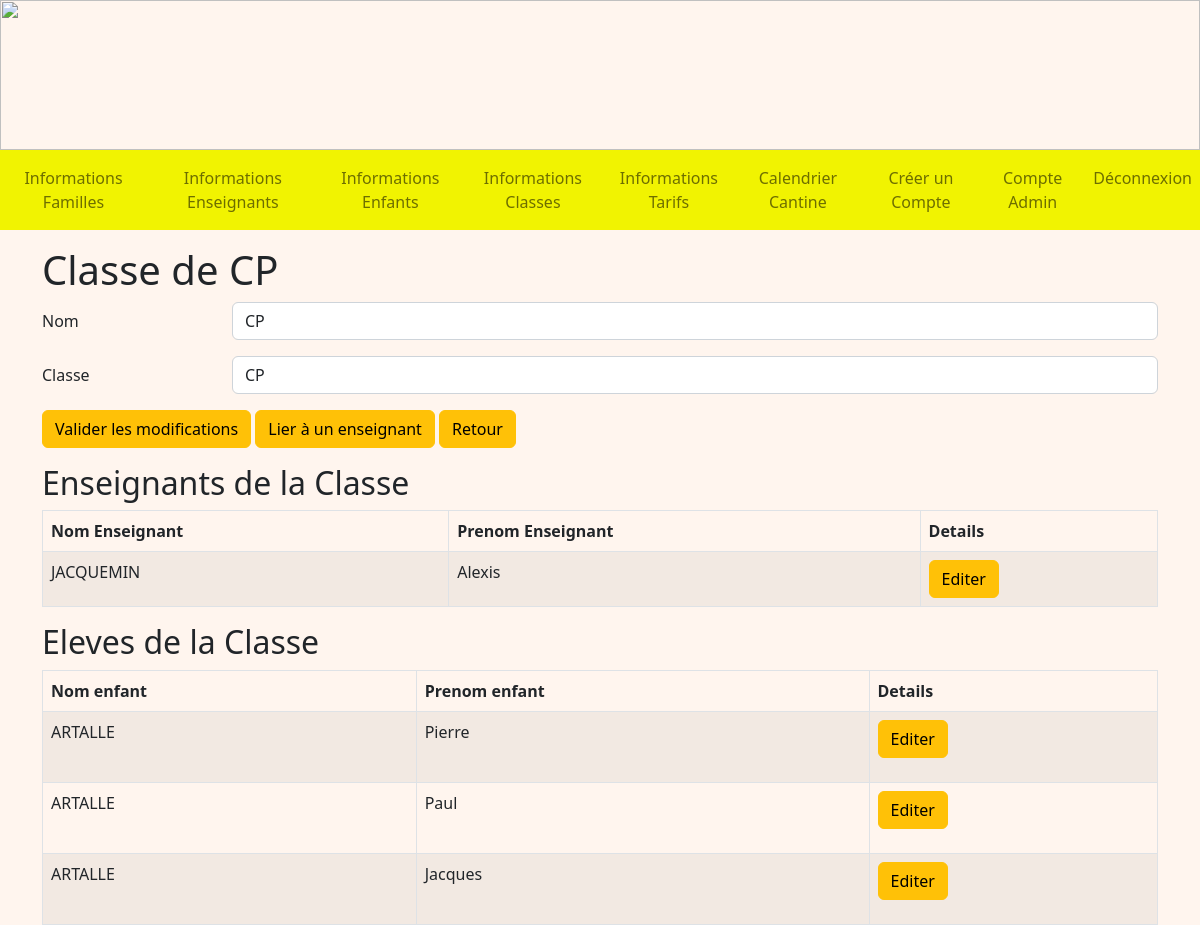
Before: /detailsClasse/1 (signed in) with the older database file.
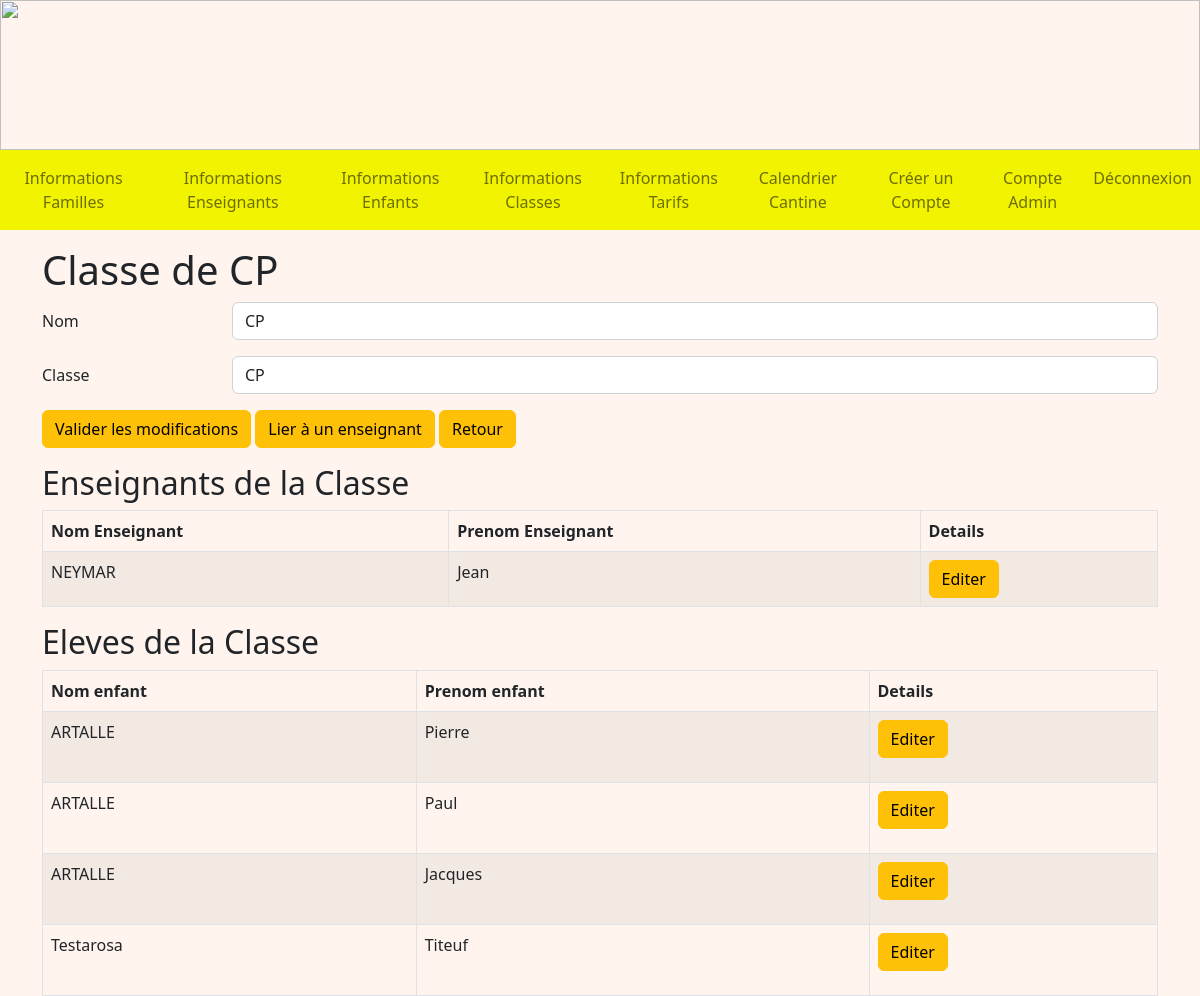
After: the same page with the newer database file.
### tables this page shows
CREATE TABLE Enseignant (
  code_enseignant integer primary key autoincrement,
  nom_enseignant TEXT NOT NULL,
  prenom_enseignant TEXT NOT NULL,
  identifiant TEXT NOT NULL,
  FOREIGN KEY (identifiant) REFERENCES Compte(identifiant)
);

CREATE TABLE Enfant (
  code_enfant integer primary key autoincrement,
  nom_enfant TEXT NOT NULL,
  prenom_enfant TEXT NOT NULL,
  code_tarif integer NOT NULL,
  code_classe integer NOT NULL,
  code_representant integer NOT NULL,
  code_formule integer NOT NULL,
  FOREIGN KEY (code_tarif) REFERENCES Tarif(code_tarif),
  FOREIGN KEY (code_classe) REFERENCES Classe(code_classe),
  FOREIGN KEY (code_representant) REFERENCES Representant(code_representant)
  FOREIGN KEY (code_formule) REFERENCES Formule(code_formule)
);

### admin.py (the view)
@app.route('/detailsClasse/<int:code_classe>', methods = ["GET", "POST"])
@login_required
def detailsClasse(code_classe):
    db = get_db()
    cur = db.cursor()
    user = cur.execute("SELECT type_compte FROM Compte WHERE identifiant = ?", (flask_login.current_user.name, )).fetchone()
    if user[0] == 'Admin':
        enseignants = cur.execute("SELECT E.nom_enseignant, E.prenom_enseignant, E.code_enseignant FROM Enseignant AS E INNER JOIN Enseigne AS Ens ON E.code_enseignant = Ens.code_enseignant WHERE code_classe = ?", (code_classe, )).fetchall()
        classe = cur.execute("SELECT nom_classe, code_classe, code_type FROM Classe WHERE code_classe = ?", (code_classe, )).fetchone()
        types = cur.execute ("SELECT * FROM TypeDeClasse").fetchall()
        enfants = cur.execute("SELECT nom_enfant, prenom_enfant, code_enfant FROM Enfant WHERE code_classe = ?", (code_classe, )).fetchall()
        if request.method == "POST":
            cur.execute("UPDATE Classe SET nom_classe = ?, code_type = ? WHERE code_classe = ?", (request.form["name"], request.form["classe"], code_classe, ))
            db.commit()
            return redirect(url_for('infosClasses'))
        return render_template('A_detailsClasse.html', enseignants = enseignants, enfants = enfants, classe = classe, types = types)
    if user[0] == 'Enseignant':
        return redirect(url_for('accueilEnseignant'))
    return redirect(url_for('accueil'))

### main.py (called while the page is built)
@login_manager.user_loader
def load_user(user_id):
    db = get_db()
    cur = db.cursor()
    user = cur.execute('SELECT identifiant, mot_de_passe FROM Compte WHERE identifiant=?', (user_id, )).fetchone()
    return User(user[0], user[1])

def get_db():
    if 'db' not in g:
        g.db = sqlite3.connect(DATABASE)
    return g.db

@app.teardown_appcontext
def close_connection(exception):
    db = g.pop('db', None)
    if db is not None:
        db.close()

### templates/A_detailsClasse.html (shortened to what this page needs)
<!DOCTYPE html>
<html>
<head>
    {% extends "A_layout.html" %}
    {% block content %}
    <div class="container mt-3">
        <h1>Classe de {{ classe[0] }}</h1>
        <form method="POST" class="mb-3">
            <div class="row mb-3">
                <label for="name" class="col-sm-2 col-form-label">Nom</label>
                <div class="col-sm-10">
                    <input name="name" type="name" class="form-control" id="name" value="{{classe[0]}}" required>
                </div>
            </div>
            <div class="row mb-3">
                <label for="classe" class="col-sm-2  col-form-label">Classe</label>
                <div class="col-sm-10">
                    <select name="classe" class="form-control" id="classe">
                        {% for type in types %}
                        {% if classe[2] == type[0] %}
                        <option value="{{ type[0] }}" selected>{{ type[2] }}</option>
                        {% else %}
                        <option value="{{ type[0] }}">{{ type[2] }}</option>
                        {% endif %}
                        {% endfor %}
                    </select>
                </div>
            </div>
            <button type="submit" class="btn btn-warning">Valider les modifications</button>
            <a href="/lierEnseignant/{{ classe[1] }}" class="btn btn-warning">Lier à un enseignant</a>
            <a href="/infosClasses" class="btn btn-warning">Retour</a>
        </form>
        {% if enseignants%}
        <h2>Enseignants de la Classe</h2>
        <table class="table table-bordered table-striped">
            <thead>
                <tr>
                    <th scope="col">Nom Enseignant</th>
                    <th scope="col">Prenom Enseignant</th>
                    <th scope="col">Details</th>
                </tr>
            </thead>
            <tbody>
                {% for enseignant in enseignants %}
                <tr>
                    <td>{{ enseignant[0] }}</td>
                    <td>{{ enseignant[1] }}</td>
                    <td>
                        <a href="/detailsEnseignant/{{ enseignant[2] }}" class="btn btn-warning">Editer</a>
                    </td>
                </tr>
                {% endfor %}
            </tbody>
        </table>
        {%endif%}
        {% if enfants %}
        <h2>Eleves de la Classe</h2>
        <table class="table table-bordered table-striped">
            <thead>
                <tr>
                    <th scope="col">Nom enfant</th>
                    <th scope="col">Prenom enfant</th>
                    <th scope="col">Details</th>
                </tr>
            </thead>
            <tbody>
                {% for enfant in enfants %}
                <tr>
                    <td>{{ enfant[0] }}</td>
                    <td>{{ enfant[1] }}</td>
                    <td>
                        <a href="/detailsEnfant/{{ enfant[2] }}" class="btn btn-warning mb-3">Editer</a>
                    </td>
                </tr>
                {% endfor %}
            </tbody>
        </table>
        {% endif %}
    </div>
    {% endblock %}

Changed rows visible on the page:
no longer on this page (row unchanged): Enseignant: nom_enseignant "JACQUEMIN", prenom_enseignant "Alexis"
now on this page (row unchanged): Enseignant: nom_enseignant "NEYMAR", prenom_enseignant "Jean"
added Enfant: nom_enfant "Testarosa", prenom_enfant "Titeuf"
